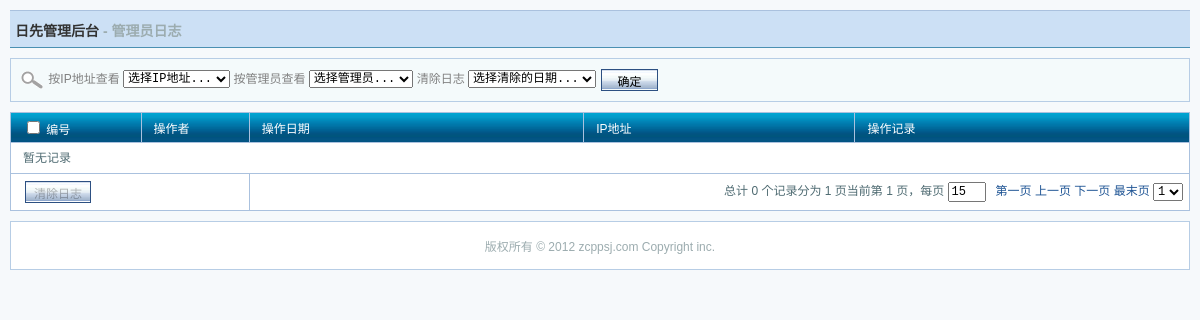
The app's page /admin/admin_logs.php?act=list&admin_id=1 (signed in), older data.
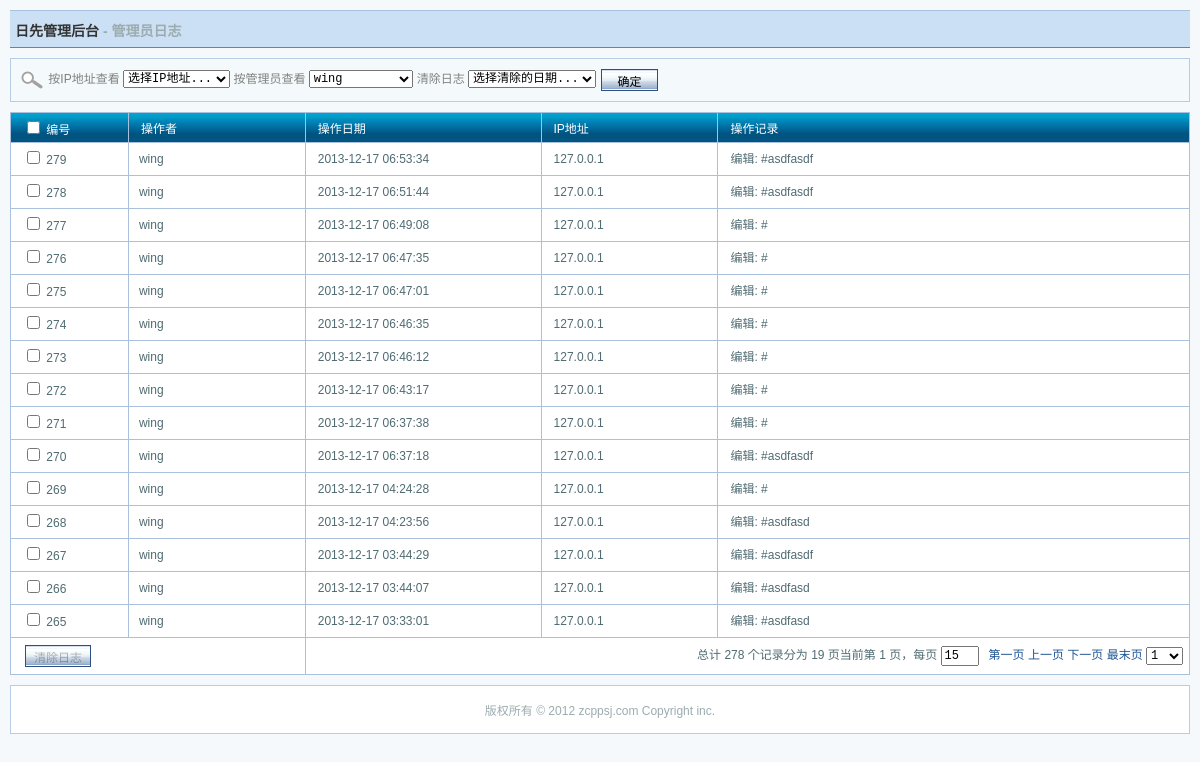
The same page, newer data.
### tables this page shows
CREATE TABLE IF NOT EXISTS `sd_admin_log` (
  `log_id` int(10) unsigned NOT NULL AUTO_INCREMENT,
  `log_time` int(10) unsigned NOT NULL DEFAULT '0',
  `user_id` tinyint(3) unsigned NOT NULL DEFAULT '0',
  `log_info` varchar(255) NOT NULL DEFAULT '',
  `ip_address` varchar(15) NOT NULL DEFAULT '',
  PRIMARY KEY (`log_id`),
  KEY `log_time` (`log_time`),
  KEY `user_id` (`user_id`)
);

CREATE TABLE IF NOT EXISTS `sd_admin_user` (
  `user_id` smallint(5) NOT NULL AUTO_INCREMENT,
  `user_name` varchar(60) NOT NULL,
  `true_name` varchar(60) NOT NULL,
  `email` varchar(60) NOT NULL,
  `password` varchar(32) NOT NULL,
  `add_time` int(11) NOT NULL DEFAULT '0',
  `last_login` int(11) NOT NULL DEFAULT '0',
  `last_ip` varchar(15) NOT NULL,
  `role_id` smallint(6) DEFAULT NULL,
  `agency_id` smallint(5) unsigned NOT NULL,
  PRIMARY KEY (`user_id`),
  KEY `user_name` (`user_name`)
);

### includes/cls_mysql.php (called while the page is built, shortened)
<?php
class cls_mysql
{
	var $connid;
	function cls_mysql($dbhost,$dbuser,$dbpw,$dbname,$charset = 'utf8')
	{
		$dbhost = $dbhost;
		$dbuser = $dbuser;
		$dbpw   = $dbpw;
		$func   = 'mysql_connect' ;
		if(!$this->connid = @$func($dbhost, $dbuser, $dbpw))
		{
			$this->halt('Can not connect to MySQL server');
		}
		return $this->connid;
	}
	function query($sql , $type = '' , $expires = 3600, $dbname = '')
	{
		$func = $type == 'UNBUFFERED' ? 'mysql_unbuffered_query' : 'mysql_query';
		if(!($query = $func($sql , $this->connid)) && $type != 'SILENT')
		{
			$this->halt('MySQL Query Error', $sql);
		}
		return $query;
	}
	function selectLimit($sql, $num, $start = 0)
    {
        if ($start == 0)
        {
            $sql .= ' LIMIT ' . $num;
        }
        else
        {
            $sql .= ' LIMIT ' . $start . ', ' . $num;
        }
        return $this->query($sql);
    }
}
?>

### includes/smarty/plugins/modifier.escape.php (called while the page is built, shortened)
<?php
function smarty_modifier_escape($string, $esc_type = 'html', $char_set = 'ISO-8859-1')
{
    switch ($esc_type) {
        case 'html':
            return htmlspecialchars($string, ENT_QUOTES, $char_set);
    }
}
?>

### admin/templates/templates_c/%%38^380^38096AA3%%admin_logs.html.php (the view, shortened to what this page needs)
<?php if ($this->_tpl_vars['full_page']): ?>
<?php $_smarty_tpl_vars = $this->_tpl_vars;
$this->_tpl_vars = $_smarty_tpl_vars;
 ?>
<div class="form-div">
<table>
    <tr>
      <td width="50%">
      <form name="theForm" method="POST" action="admin_logs.php">
      <img src="images/icon_search.gif" width="26" height="22" border="0" alt="SEARCH" />
      按IP地址查看
      <select name="admin_ip" onchange="searchAdminIP(this.value)">
      <option value='0'>选择IP地址...</option>
      </select>
      按管理员查看
      <select name="admin_id" onchange="searchAdminID(this.value)">
      <option value='0'>选择管理员...</option>
      <?php echo $this->_tpl_vars['id_list']; ?>
      </select>
      </form>
      </td>
      <td>
      <form name="drop_form" action="admin_logs.php?act=batch_drop" method="POST">
      清除日志
      <select name="log_date">
        <option value='0'>选择清除的日期...</option>
      </select>
      <input name="drop_type_date" type="submit" value=" 确定 " class="button" />
      </form>
      </td>
    </tr>
</table>
</div>
<form method="POST" action="admin_logs.php?act=batch_drop" name="listForm">
<div class="list-div" id="listDiv">
<?php endif; ?>
  <table width="100%" border="0" cellpadding="0" cellspacing="0" class="table">
    <tr>
      <th><input onclick='listTable.selectAll(this, "checkboxes")' type="checkbox">
 编号</th>
      <th>操作者</th>
      <th>操作日期</th>
      <th>IP地址</th>
      <th>操作记录</th>
    </tr>
    <?php $_from = $this->_tpl_vars['log_list']; if (!is_array($_from) && !is_object($_from)) { settype($_from, 'array'); }if (count($_from)):
    foreach ($_from as $this->_tpl_vars['list']):
?>
    <tr>
      <td width="10%"><span><input name="checkboxes[]" type="checkbox" value="<?php echo $this->_tpl_vars['list']['log_id']; ?>
" /> <?php echo $this->_tpl_vars['list']['log_id']; ?>
</span></td>
      <td width="15%" class="first-cell"><span><?php echo ((is_array($_tmp=$this->_tpl_vars['list']['true_name'])) ? $this->_run_mod_handler('escape', true, $_tmp, 'html') : smarty_modifier_escape($_tmp, 'html')); ?>
</span></td>
      <td width="20%"><span><?php echo $this->_tpl_vars['list']['log_time']; ?>
</span></td>
      <td width="15%"><span><?php echo $this->_tpl_vars['list']['ip_address']; ?>
</span></td>
      <td width="40%"><span><?php echo $this->_tpl_vars['list']['log_info']; ?>
</span></td>
    </tr>
    <?php endforeach; else: ?>
    <tr><td class="no-records" colspan="5">暂无记录</td></tr>
    <?php endif; unset($_from); ?>
    <tr>
      <td colspan="2"><input name="drop_type_id" type="submit" id="btnSubmit" value="清除日志" disabled="true" class="button" /></td>
      <td align="right" nowrap="true" colspan="5"><?php $_smarty_tpl_vars = $this->_tpl_vars;
$this->_tpl_vars = $_smarty_tpl_vars;
 ?></td>
    </tr>
  </table>
<?php if ($this->_tpl_vars['full_page']): ?>
</div>
</form>
<?php endif; ?>

Row changes from the older to the newer data that the page shows:
added sd_admin_log: log_id "279", user.true_name "wing", _tpl_vars "2013-12-17 06:53:34", ip_address "127.0.0.1", log_info "编辑: #asdfasdf"
added sd_admin_log: log_id "278", user.true_name "wing", _tpl_vars "2013-12-17 06:51:44", ip_address "127.0.0.1", log_info "编辑: #asdfasdf"
added sd_admin_log: log_id "277", user.true_name "wing", _tpl_vars "2013-12-17 06:49:08", ip_address "127.0.0.1", log_info "编辑: #"
added sd_admin_log: log_id "276", user.true_name "wing", _tpl_vars "2013-12-17 06:47:35", ip_address "127.0.0.1", log_info "编辑: #"
added sd_admin_log: log_id "275", user.true_name "wing", _tpl_vars "2013-12-17 06:47:01", ip_address "127.0.0.1", log_info "编辑: #"
added sd_admin_log: log_id "274", user.true_name "wing", _tpl_vars "2013-12-17 06:46:35", ip_address "127.0.0.1", log_info "编辑: #"
added sd_admin_log: log_id "273", user.true_name "wing", _tpl_vars "2013-12-17 06:46:12", ip_address "127.0.0.1", log_info "编辑: #"
added sd_admin_log: log_id "272", user.true_name "wing", _tpl_vars "2013-12-17 06:43:17", ip_address "127.0.0.1", log_info "编辑: #"
added sd_admin_log: log_id "271", user.true_name "wing", _tpl_vars "2013-12-17 06:37:38", ip_address "127.0.0.1", log_info "编辑: #"
added sd_admin_log: log_id "270", user.true_name "wing", _tpl_vars "2013-12-17 06:37:18", ip_address "127.0.0.1", log_info "编辑: #asdfasdf"
added sd_admin_log: log_id "269", user.true_name "wing", _tpl_vars "2013-12-17 04:24:28", ip_address "127.0.0.1", log_info "编辑: #"
added sd_admin_log: log_id "268", user.true_name "wing", _tpl_vars "2013-12-17 04:23:56", ip_address "127.0.0.1", log_info "编辑: #asdfasd"
added sd_admin_log: log_id "267", user.true_name "wing", _tpl_vars "2013-12-17 03:44:29", ip_address "127.0.0.1", log_info "编辑: #asdfasdf"
added sd_admin_log: log_id "266", user.true_name "wing", _tpl_vars "2013-12-17 03:44:07", ip_address "127.0.0.1", log_info "编辑: #asdfasd"
added sd_admin_log: log_id "265", user.true_name "wing", _tpl_vars "2013-12-17 03:33:01", ip_address "127.0.0.1", log_info "编辑: #asdfasd"
Text that changed along with them:
form field admin_id: "选择管理员..." → "wing"
$this->_tpl_vars['record_count']: "0" → "278"
$this->_tpl_vars['page_count']: "1" → "19"
text no longer shown: "暂无记录"
